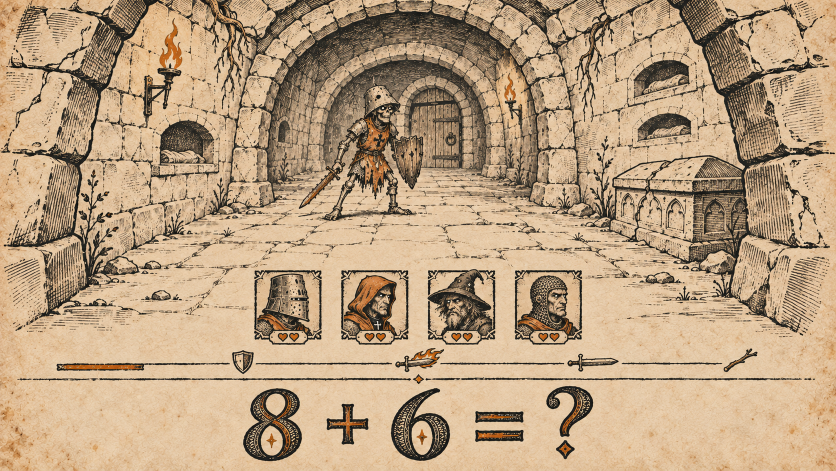
#> input picture art-direction/concepts/tomb-concept-v1.png, 1672 x 941 px (shown at 1/2 size)
$ python clean-portrait-badges.py
#> lines starting #> are read from the running program, lines starting #| are printed output that depends on the picture
from PIL import Image
from pathlib import Path
p=Path(__file__).resolve().parent/'portraits-source.png'
im=Image.open(Path(__file__).resolve().parents[3]/'art-direction/concepts/tomb-concept-v1.png').convert('RGBA')
# Remove only concept-painted hearts inside their plaques; all portrait/frame strokes stay original.
patch=im.crop((647,600,677,620))
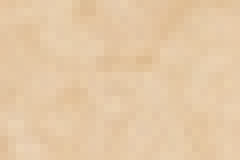
#> patch: PIL image 30x20 RGBA (shown 8 times larger); mean R, G, B, A 228.8, 200.5, 166.2, 255
for box in [(553,666,601,684),(729,666,777,684),(901,666,949,684),(1076,666,1123,684)]:
 im.paste(patch.resize((box[2]-box[0],box[3]-box[1])),box)
im.save(p)

$ run again, with assets/tomb/v40/room.png copied over art-direction/concepts/tomb-concept-v1.png
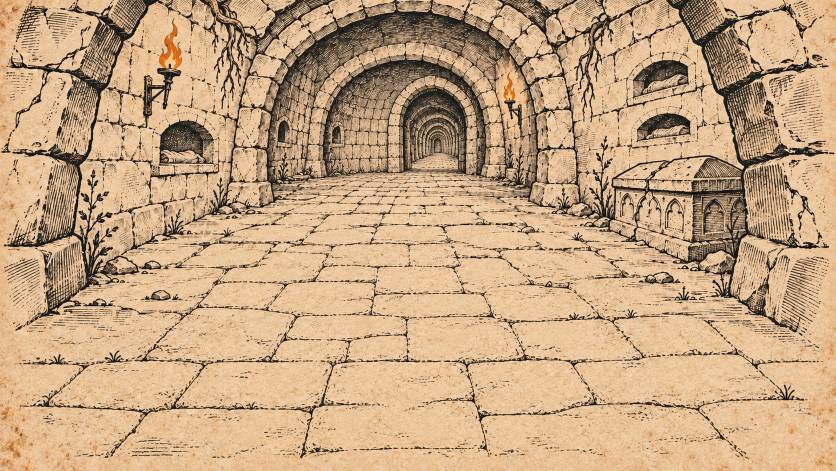
#> input picture assets/tomb/v40/room.png, 1671 x 941 px (shown at 1/2 size)
#> im is the input picture: PIL image 1671x941 RGBA; mean R, G, B, A 197.2, 164.9, 129.7, 255
#> `patch=im.crop((647,600,677,620))`:
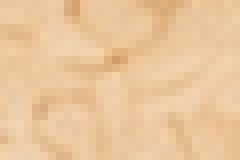
#> patch: PIL image 30x20 RGBA (shown 8 times larger); mean R, G, B, A 234.4, 197.6, 156.3, 255
